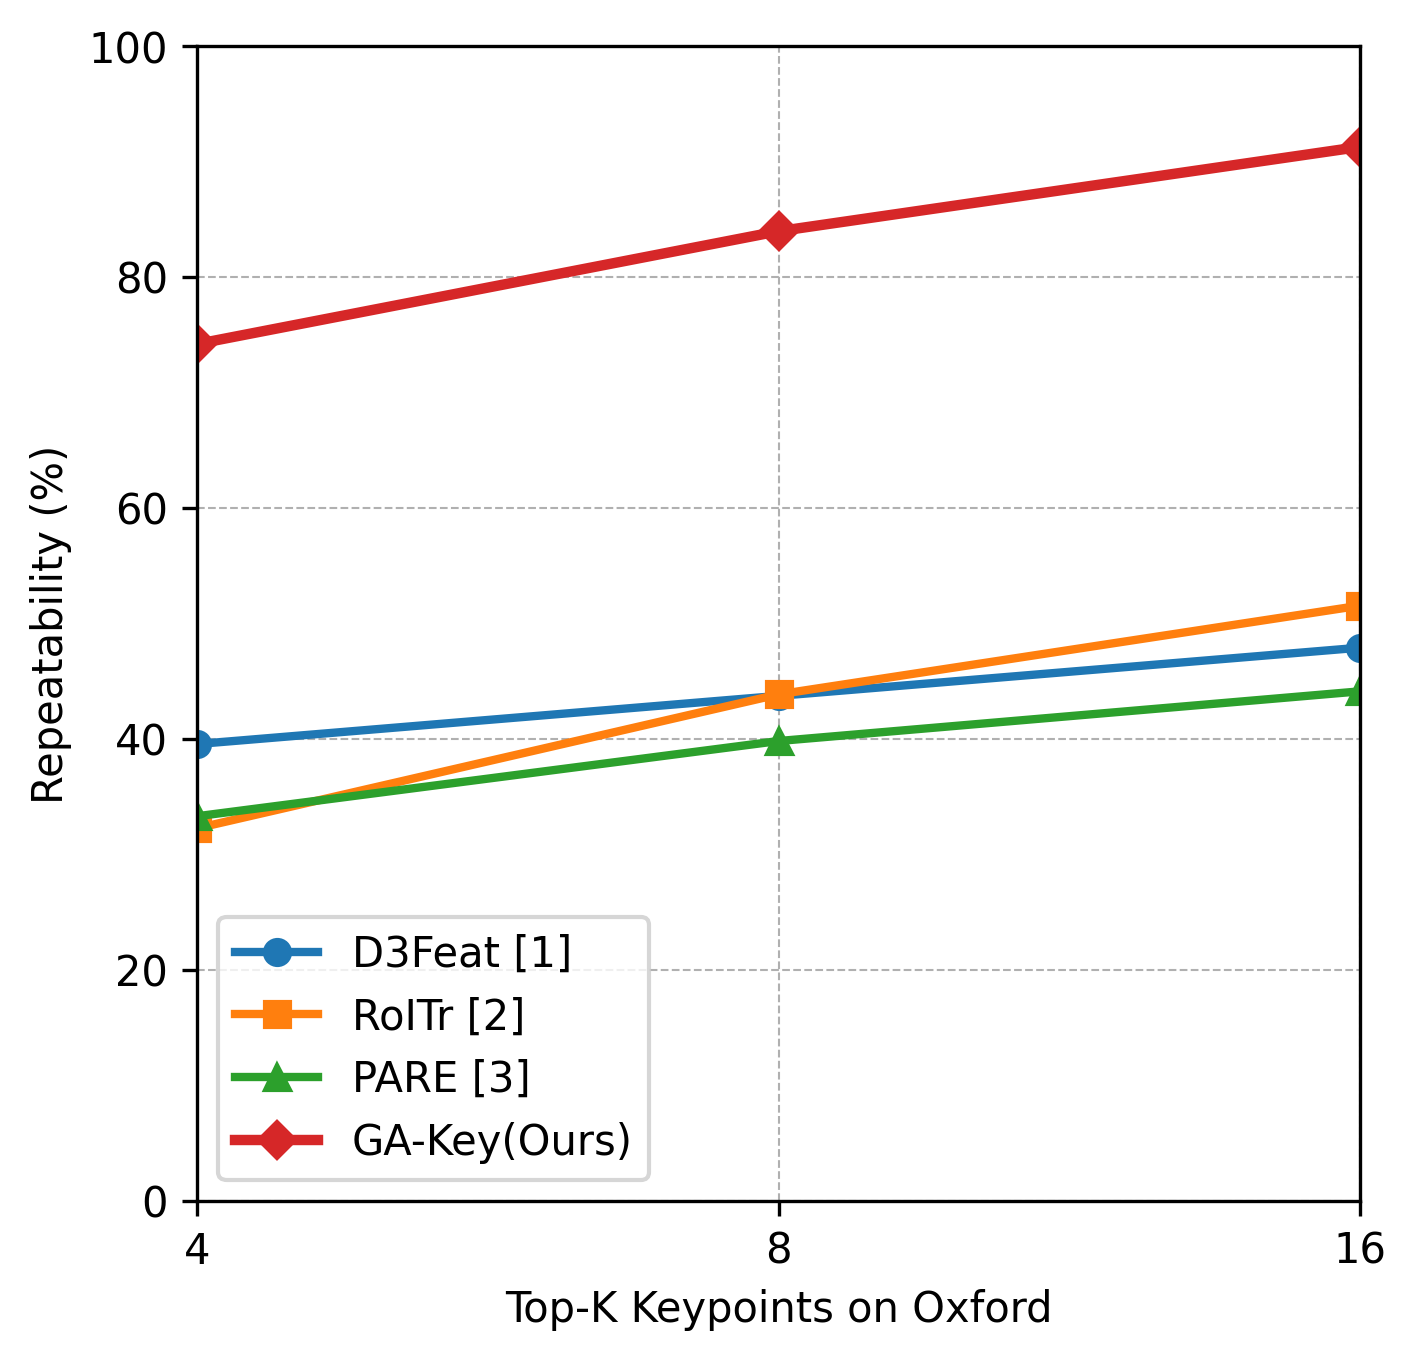

This chart was generated by the following Python code:
import matplotlib.pyplot as plt

# Top-K settings
x = [4, 8, 16]

# Oxford repeatability results (%)
d3feat = [39.58, 43.75, 47.92]
roitr = [32.29, 43.88, 51.56]
pare = [33.33, 39.84, 44.14]
gakey = [74.22, 83.98, 91.28]

colors = {
    "D3Feat": "#1f77b4",
    "RoITr": "#ff7f0e",
    "PARE": "#2ca02c",
    "GA-Key(Ours)": "#d62728",
}

plt.figure(figsize=(5, 5), dpi=300)

plt.plot(x, d3feat, marker='o', linewidth=2, label='D3Feat [1]', color=colors["D3Feat"])
plt.plot(x, roitr, marker='s', linewidth=2, label='RoITr [2]', color=colors["RoITr"])
plt.plot(x, pare, marker='^', linewidth=2, label='PARE [3]', color=colors["PARE"])
plt.plot(x, gakey, marker='D', linewidth=2.5, label='GA-Key(Ours)', color=colors["GA-Key(Ours)"])

plt.xscale('log', base=2)
plt.xticks(x, x)
plt.xlim(4, 16)
plt.margins(x=0)
plt.ylim(0, 100)

plt.xlabel('Top-K Keypoints on Oxford')
plt.ylabel('Repeatability (%)')

plt.legend()
plt.grid(True, which='both', linestyle='--', linewidth=0.5)

plt.savefig('Repeatibility_Oxford.png', bbox_inches='tight')
plt.savefig('Repeatibility_Oxford.pdf', bbox_inches='tight')
plt.show()
